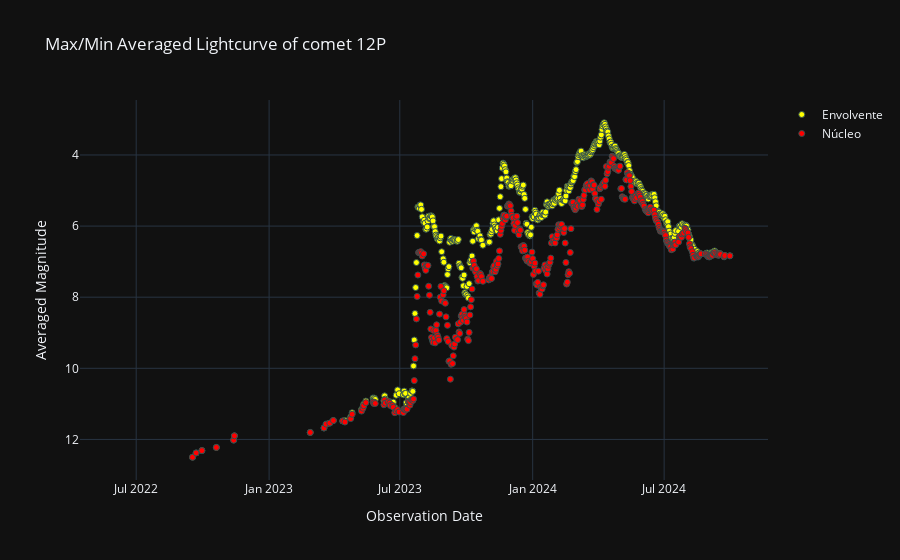

Notebook code cell kept with this figure:
### Code cell
tipo_de_grafica = '7' 
generar_grafica(tipo_de_grafica, nombre_del_cometa, bases_de_datos)

### Figure 1 — Plotly figure (JSON) as saved in the notebook; plotly's stock layout.template omitted (floating-point values rounded to 4 significant figures; data arrays with more than 128 entries replaced by an {"elided": "..."} marker saying what was removed)
{"data": [{"marker": {"color": "yellow", "line": {"color": "DarkSlateGrey", "width": 1}}, "mode": "markers", "name": "Envolvente", "type": "scatter", "x": {"elided": "444 str values"}, "y": {"elided": "444 float values"}}, {"marker": {"color": "red", "line": {"color": "DarkSlateGrey", "width": 1}}, "mode": "markers", "name": "Núcleo", "type": "scatter", "x": {"elided": "444 str values"}, "y": {"elided": "444 float values"}}], "layout": {"title": {"text": "Max/Min Averaged Lightcurve of comet 12P"}, "xaxis": {"title": {"text": "Observation Date"}}, "yaxis": {"autorange": "reversed", "title": {"text": "Averaged Magnitude"}}}}
